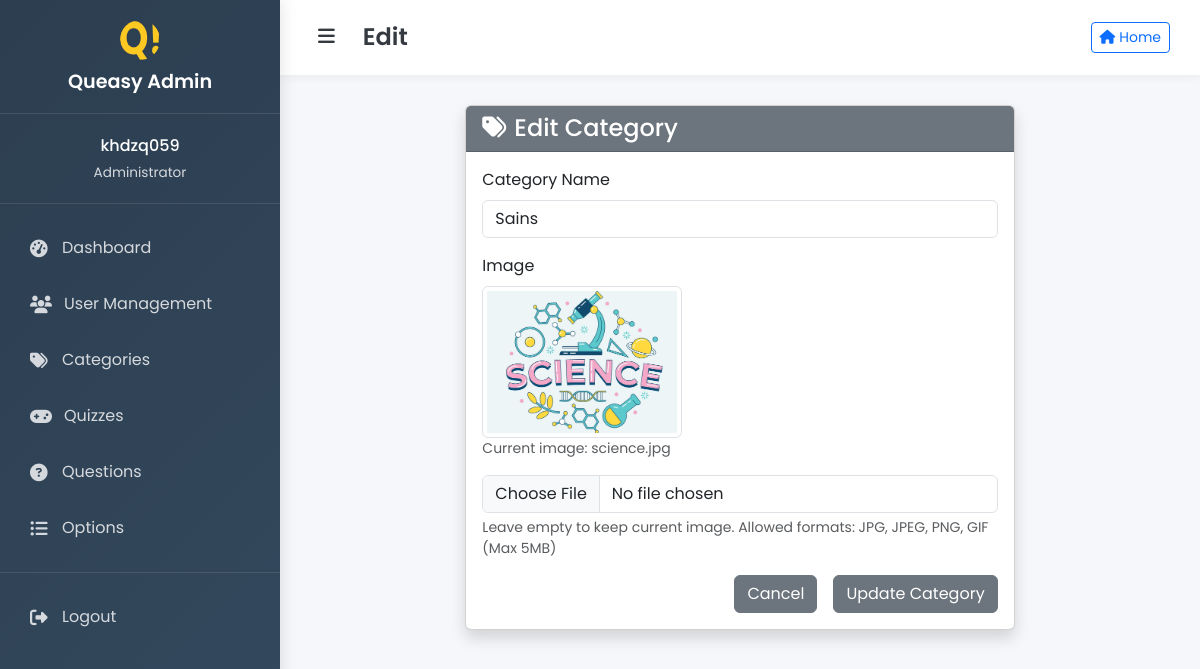
Screenshot of /admin/index.php?content=edit&table=category&id=2&category_name=Sains&img=science.jpg (signed in) with the database file from the repository.
### tables this page shows
CREATE TABLE `category` (
  `id` int NOT NULL,
  `category_name` varchar(50) NOT NULL,
  `img` varchar(255) NOT NULL DEFAULT 'other.jpg'
);

### admin/edit.php (the view, shortened to what this page needs)
<?php
require_once(__DIR__ . "/../layout/functions.php");
$id = $_GET["id"];
$table = $_GET["table"];
if ($table == "user") {
    $edit_data = mysqli_fetch_assoc(mysqli_query($mysqli, "SELECT * FROM user WHERE id = '$id'"));
} else if ($table == "quizzes") {
    $edit_data = mysqli_fetch_assoc(mysqli_query($mysqli, "SELECT * FROM quizzes WHERE id = '$id'"));
} else if ($table == "question") {
    $edit_data = mysqli_fetch_assoc(mysqli_query($mysqli, "SELECT * FROM questions WHERE id = '$id'"));
} else if ($table == "option") {
    $edit_data = mysqli_fetch_assoc(mysqli_query($mysqli, "SELECT * FROM options WHERE id = '$id'"));
} else if ($table == "category") {
    $edit_data = mysqli_fetch_assoc(mysqli_query($mysqli, "SELECT * FROM category WHERE id = '$id'"));
}
?>
<div class="container-fluid">
    <div class="row justify-content-center">
        <div class="col-lg-8">
            <?php if ($table == "category") : ?>
                <div class="card shadow">
                    <div class="card-header bg-secondary text-white">
                        <h4 class="mb-0"><i class="fas fa-tags me-2"></i>Edit Category</h4>
                    </div>
                    <div class="card-body">
                        <form action="" method="post" enctype="multipart/form-data">
                            <div class="mb-3">
                                <label for="category_name" class="form-label">Category Name</label>
                                <input type="text" class="form-control" name="category_name" id="category_name" value="<?php echo htmlspecialchars($edit_data["category_name"]); ?>" required>
                            </div>
                            <div class="mb-3">
                                <label for="image" class="form-label">Image</label>
                                <?php if (!empty($edit_data["img"])) : ?>
                                    <div class="mb-2">
                                        <img src="../img/<?php echo htmlspecialchars($edit_data["img"]); ?>" alt="Current Image" class="img-thumbnail" style="max-width: 200px;">
                                        <p class="text-muted small">Current image: <?php echo htmlspecialchars($edit_data["img"]); ?></p>
                                    </div>
                                <?php endif; ?>
                                <input type="file" class="form-control" name="image" id="image" accept="image/*">
                                <div class="form-text">Leave empty to keep current image. Allowed formats: JPG, JPEG, PNG, GIF (Max 5MB)</div>
                            </div>
                            <div class="d-grid gap-2 d-md-flex justify-content-md-end">
                                <a href="index.php?content=category" class="btn btn-secondary me-md-2">Cancel</a>
                                <button type="submit" name="submit" class="btn btn-secondary">Update Category</button>
                            </div>
                        </form>
                    </div>
                </div>
            <?php endif; ?>
        </div>
    </div>
</div>

### admin/index.php (style rules this page uses)
:root { --primary: #6a5acd; --secondary: #4CAF50; --info: #17a2b8; --warning: #ffc107; --danger: #dc3545; --light: #f8f9fa; --dark: #343a40; --sidebar-width: 280px; }
* { margin: 0; padding: 0; box-sizing: border-box; }
body { font-family: 'Poppins', sans-serif; background-color: #f5f7fa; overflow-x: hidden; }

### rows the page displays
category: category_name "Sains", img (picture), img "science.jpg"

### other values shown
$_SESSION['username'] "khdzq059"
$pageTitle "Edit"
